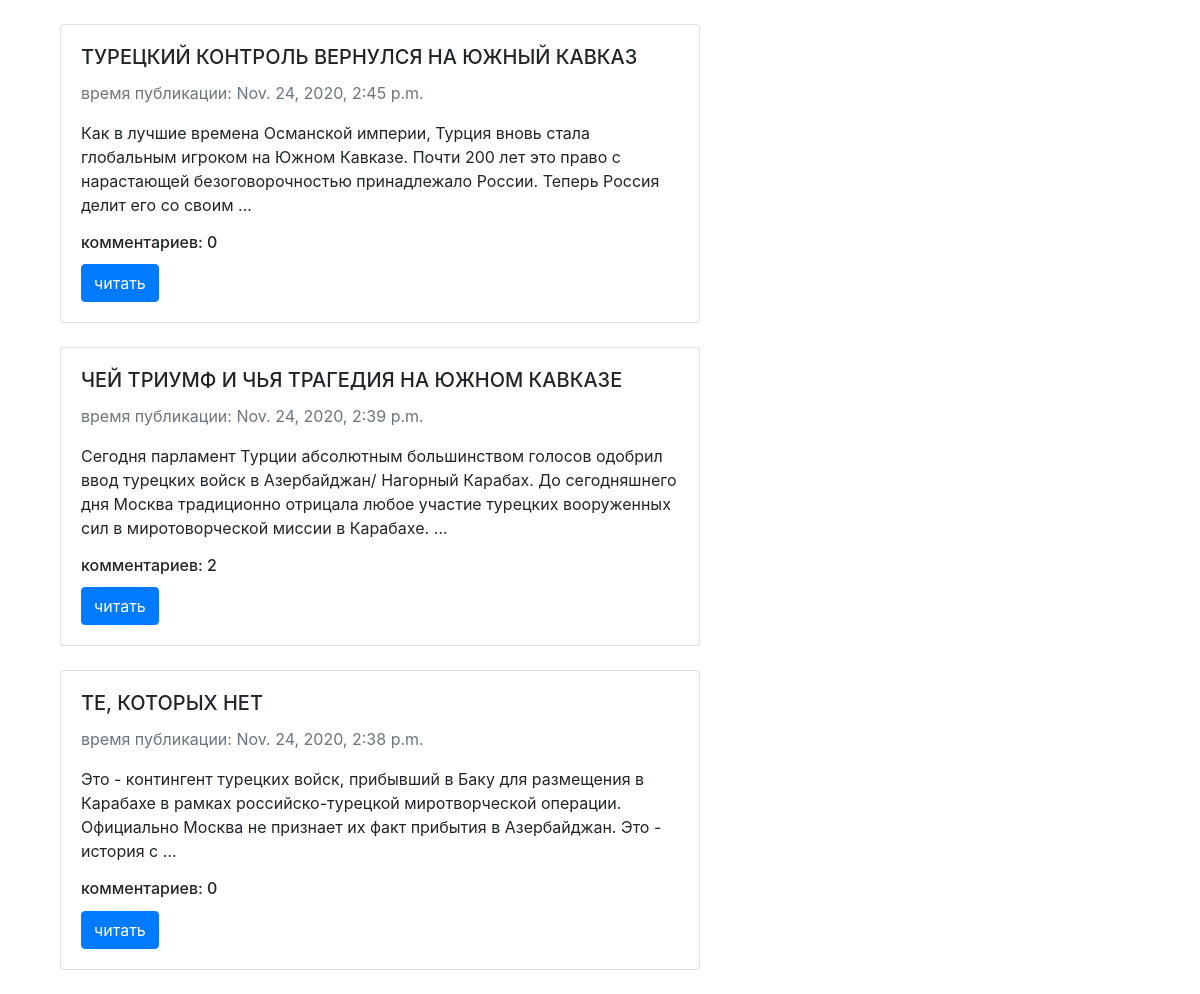
/tags/karabakh/, run on the app's committed database.
### posts/models.py (models this page shows, shortened)
class Post(models.Model):
    title = models.CharField(max_length=150)
    text = models.TextField(blank=True)
    pub_date = models.DateTimeField(auto_now_add=True)
    slug = models.SlugField(max_length=50, unique=True)
    tags = models.ManyToManyField('Tag', blank=True, related_name='posts')
    @property
    def get_commets_count(self):
        return f"комментариев: {Post.objects.filter(pk=self.pk).aggregate(Count('comments'))['comments__count']}"
    class Meta:
        ordering = ['-pub_date']
        verbose_name = 'пост'
        verbose_name_plural = 'посты'

### posts/views.py (the view)
# urls.py: path('tags/<str:slug>/', views.tags, name='tags_url'),
def tags(request, slug):
    posts = Post.objects.filter(tags__slug=slug)
    return render(request, 'tags.html', context={'posts': posts})

### templates/tags.html (shortened to what this page needs)
<!DOCTYPE html>
<html lang="en">
<head>
    <link rel="stylesheet" href="https://stackpath.bootstrapcdn.com/bootstrap/4.3.1/css/bootstrap.min.css">
</head>
<body>
   {% for post in posts %}
        <div class="card" style="width: 40rem; margin-left:5%">
          <div class="card-body">
            <h5 class="card-title">{{post.title}}</h5>
            <p class="text-muted">
              время публикации: {{post.pub_date}}
            </p>
            <p class="card-text">{{post.text|truncatewords:30}}</p>
            <h6 class="card-title">{{post.get_commets_count}}</h6>
            <a href="{% url 'post_details_url' slug=post.slug %}" class="btn btn-primary">читать</a>
          </div>
        </div>
      {% endfor %}
</body>
</html>

### templates/tags.html (style rules this page uses)
.card { margin:2%; }

### data on the page
Post: title "ТУРЕЦКИЙ КОНТРОЛЬ ВЕРНУЛСЯ НА ЮЖНЫЙ КАВКАЗ", pub_date "Nov. 24, 2020, 2:45 p.m.", text "Как в лучшие времена Османской империи, Турция вновь стала глобальным игроком на Южном Кавказе. Почти 200 лет это право с нарастающей безоговорочностью принадлежало России. Теперь Россия делит его со своим …", get_commets_count "комментариев: 0"
Post: title "ЧЕЙ ТРИУМФ И ЧЬЯ ТРАГЕДИЯ НА ЮЖНОМ КАВКАЗЕ", pub_date "Nov. 24, 2020, 2:39 p.m.", text "Сегодня парламент Турции абсолютным большинством голосов одобрил ввод турецких войск в Азербайджан/ Нагорный Карабах. До сегодняшнего дня Москва традиционно отрицала любое участие турецких вооруженных сил в миротоворческой миссии в Карабахе. …", get_commets_count "комментариев: 2"
Post: title "ТЕ, КОТОРЫХ НЕТ", pub_date "Nov. 24, 2020, 2:38 p.m.", text "Это - контингент турецких войск, прибывший в Баку для размещения в Карабахе в рамках российско-турецкой миротворческой операции. Официально Москва не признает их факт прибытия в Азербайджан. Это - история с …", get_commets_count "комментариев: 0"
